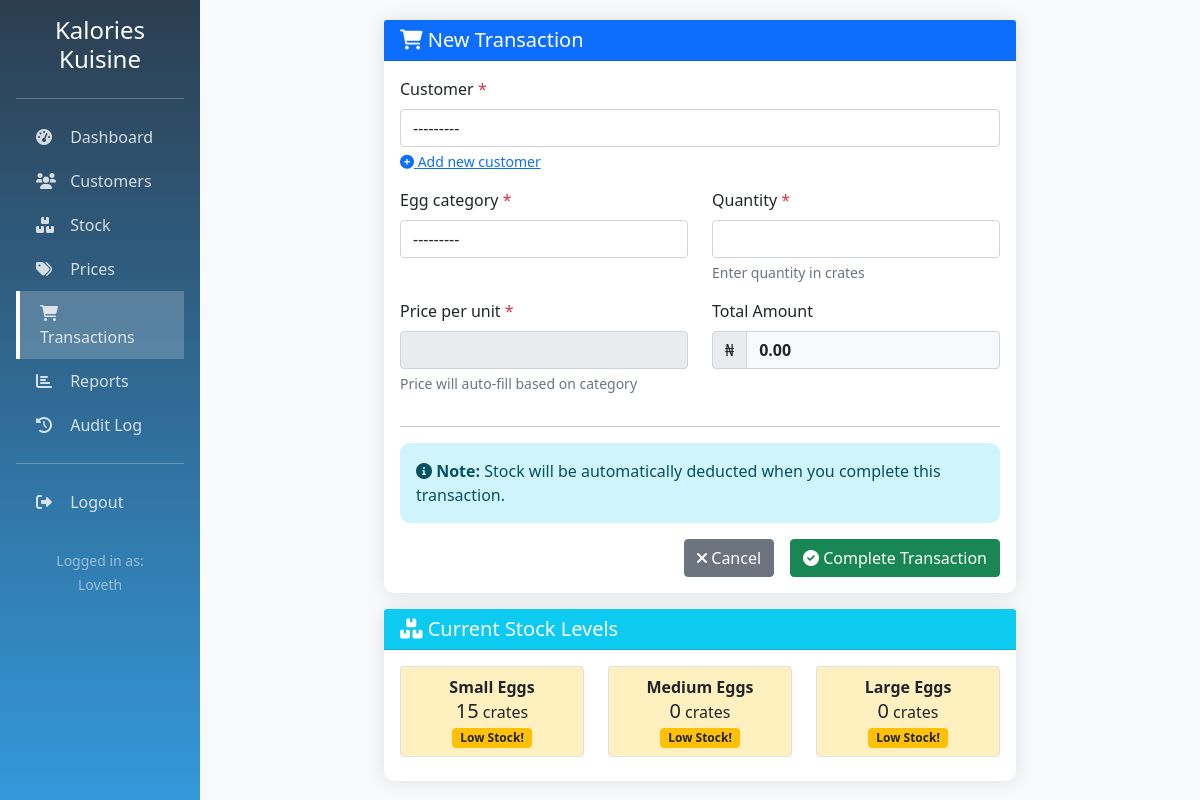
The app's page /transactions/new/ (signed in) with its own data.
### core/models.py (models this page shows, shortened)
class Stock(models.Model):
    CATEGORY_CHOICES = [
        ('SMALL', 'Small Eggs'),
        ('MEDIUM', 'Medium Eggs'),
        ('LARGE', 'Large Eggs'),
    ]
    category = models.CharField(max_length=10, choices=CATEGORY_CHOICES, unique=True)
    quantity = models.PositiveIntegerField(default=0, validators=[MinValueValidator(0)])
    last_updated = models.DateTimeField(auto_now=True)
    low_stock_threshold = models.PositiveIntegerField(default=50, help_text="Alert when stock below this")
    def is_low_stock(self):
        return self.quantity < self.low_stock_threshold

### core/views.py (the view)
# urls.py: path('transactions/new/', views.create_transaction, name='create_transaction'),
@login_required
def create_transaction(request):
    stocks = Stock.objects.all()
    if request.method == 'POST':
        form = TransactionForm(request.POST)
        if form.is_valid():
            transaction = form.save(commit=False)
            transaction.recorded_by = request.user
            transaction.save()
            messages.success(request, 'Transaction completed successfully!')
            return redirect('transaction_list')
        else:
            for field, errors in form.errors.items():
                for error in errors:
                    messages.error(request, f"{field}: {error}")
    else:
        form = TransactionForm()
    return render(request, 'core/transaction_form.html', {
        'form': form,
        'stocks': stocks
    })

### core/forms.py (shortened to what this page needs)
class TransactionForm(forms.ModelForm):
    class Meta:
        model = Transaction
        fields = ['customer', 'egg_category', 'quantity', 'price_per_unit']
        widgets = {
            'customer': forms.Select(attrs={'class': 'form-control'}),
            'egg_category': forms.Select(attrs={'class': 'form-control', 'id': 'egg_category'}),
            'quantity': forms.NumberInput(attrs={'class': 'form-control', 'min': '1', 'id': 'quantity'}),
            'price_per_unit': forms.NumberInput(attrs={'class': 'form-control', 'readonly': 'readonly', 'id': 'price_per_unit'}),
        }
    def __init__(self, *args, **kwargs):
        super().__init__(*args, **kwargs)
        self.fields['price_per_unit'].widget.attrs['readonly'] = True

### core/models.py (called while the page is built)
    def __str__(self):
        return f"{self.full_name} ({self.nickname})"

### templates/core/transaction_form.html (shortened to what this page needs)
{% extends 'base.html' %}
{% block content %}
<div class="row justify-content-center">
    <div class="col-md-8">
        <div class="card">
            <div class="card-header bg-primary text-white">
                <h5 class="mb-0"><i class="fas fa-shopping-cart"></i> New Transaction</h5>
            </div>
            <div class="card-body">
                <form method="post" id="transactionForm">
                    <div class="row">
                        <div class="col-md-12 mb-3">
                            <label for="{{ form.customer.id_for_label }}" class="form-label">
                                {{ form.customer.label }} <span class="text-danger">*</span>
                            </label>
                            {{ form.customer }}
                            <div class="form-text">
                                <a href="{% url 'customer_create' %}" target="_blank" class="text-primary">
                                    <i class="fas fa-plus-circle"></i> Add new customer
                                </a>
                            </div>
                        </div>
                    </div>
                    <div class="row">
                        <div class="col-md-6 mb-3">
                            <label for="{{ form.egg_category.id_for_label }}" class="form-label">
                                {{ form.egg_category.label }} <span class="text-danger">*</span>
                            </label>
                            {{ form.egg_category }}
                        </div>
                        <div class="col-md-6 mb-3">
                            <label for="{{ form.quantity.id_for_label }}" class="form-label">
                                {{ form.quantity.label }} <span class="text-danger">*</span>
                            </label>
                            {{ form.quantity }}
                            <div class="form-text">Enter quantity in crates</div>
                        </div>
                    </div>
                    <div class="row">
                        <div class="col-md-6 mb-3">
                            <label for="{{ form.price_per_unit.id_for_label }}" class="form-label">
                                {{ form.price_per_unit.label }} <span class="text-danger">*</span>
                            </label>
                            {{ form.price_per_unit }}
                            <div class="form-text">Price will auto-fill based on category</div>
                        </div>
                        <div class="col-md-6 mb-3">
                            <label class="form-label">Total Amount</label>
                            <div class="input-group">
                                <span class="input-group-text">₦</span>
                                <div class="form-control bg-light fw-bold" id="total_display">0.00</div>
                            </div>
                        </div>
                    </div>
                    <hr>
                    <div class="alert alert-info">
                        <i class="fas fa-info-circle"></i>
                        <strong>Note:</strong> Stock will be automatically deducted when you complete this transaction.
                    </div>
                    <div class="d-grid gap-2 d-md-flex justify-content-md-end">
                        <a href="{% url 'transaction_list' %}" class="btn btn-secondary me-md-2">
                            <i class="fas fa-times"></i> Cancel
                        </a>
                        <button type="submit" class="btn btn-success">
                            <i class="fas fa-check-circle"></i> Complete Transaction
                        </button>
                    </div>
                </form>
            </div>
        </div>
        <div class="card mt-3">
            <div class="card-header bg-info text-white">
                <h5 class="mb-0"><i class="fas fa-boxes"></i> Current Stock Levels</h5>
            </div>
            <div class="card-body">
                <div class="row text-center">
                    {% for stock in stocks %}
                    <div class="col-md-4 mb-2">
                        <div class="p-2 border rounded {% if stock.is_low_stock %}bg-warning bg-opacity-25{% endif %}">
                            <strong>{{ stock.get_category_display }}</strong><br>
                            <span class="h5">{{ stock.quantity }}</span> crates
                            {% if stock.is_low_stock %}
                            <br><span class="badge bg-warning text-dark">Low Stock!</span>
                            {% endif %}
                        </div>
                    </div>
                    {% empty %}
                    <div class="col-12">
                        <p class="text-muted mb-0">No stock information available</p>
                    </div>
                    {% endfor %}
                </div>
            </div>
        </div>
    </div>
</div>
{% endblock %}

### templates/base.html (shortened to what this page needs)
<!DOCTYPE html>
<html lang="en">
<head>
    <link href="https://cdn.jsdelivr.net/npm/bootstrap@5.1.3/dist/css/bootstrap.min.css" rel="stylesheet">
    <link rel="stylesheet" href="https://cdnjs.cloudflare.com/ajax/libs/font-awesome/6.0.0/css/all.min.css">
</head>
<body>
    {% if user.is_authenticated %}
    <div class="container-fluid">
        <div class="row">
            <div class="col-md-2 p-0 sidebar">
                <div class="p-3">
                    <h4 class="text-center mb-4">Kalories Kuisine</h4>
                    <hr class="bg-white">
                    <a href="{% url 'dashboard' %}" class="{% if request.resolver_match.url_name == 'dashboard' %}active{% endif %}">
                        <i class="fas fa-tachometer-alt"></i> Dashboard
                    </a>
                    <a href="{% url 'customer_list' %}" class="{% if 'customer' in request.path %}active{% endif %}">
                        <i class="fas fa-users"></i> Customers
                    </a>
                    <a href="{% url 'stock_list' %}" class="{% if 'stock' in request.path %}active{% endif %}">
                        <i class="fas fa-boxes"></i> Stock
                    </a>
                    <a href="{% url 'price_list' %}" class="{% if 'price' in request.path %}active{% endif %}">
                        <i class="fas fa-tags"></i> Prices
                    </a>
                    <a href="{% url 'transaction_list' %}" class="{% if 'transaction' in request.path %}active{% endif %}">
                        <i class="fas fa-shopping-cart"></i> Transactions
                    </a>
                    <a href="{% url 'reports' %}" class="{% if 'reports' in request.path %}active{% endif %}">
                        <i class="fas fa-chart-bar"></i> Reports
                    </a>
                    <a href="{% url 'audit_log' %}" class="{% if 'audit-log' in request.path %}active{% endif %}">
                        <i class="fas fa-history"></i> Audit Log
                    </a>
                    <hr class="bg-white">
                    <a href="{% url 'logout' %}">
                        <i class="fas fa-sign-out-alt"></i> Logout
                    </a>
                    <div class="mt-4 text-center text-white-50">
                        <small>Logged in as:<br>{{ user.username }}</small>
                    </div>
                </div>
            </div>
            <div class="col-md-10 main-content">
                {% block content %}{% endblock %}
            </div>
        </div>
    </div>
    {% else %}
        <div class="container">
            {% block auth_content %}{% endblock %}
        </div>
    {% endif %}
</body>
</html>

### templates/base.html (style rules this page uses)
body { background-color: #f8f9fa; }
.sidebar { min-height: 100vh; background: linear-gradient(180deg, #2c3e50 0%, #3498db 100%); color: white; }
.sidebar a { color: rgba(255,255,255,.8); text-decoration: none; padding: 10px 20px; display: block; transition: all 0.3s; }
.sidebar a.active { background: rgba(255,255,255,.2); border-left: 4px solid #fff; }
.sidebar i { margin-right: 10px; width: 20px; }
.main-content { padding: 20px; }
.card { border: none; border-radius: 10px; box-shadow: 0 0 20px rgba(0,0,0,.1); transition: transform 0.3s; }
.alert { border-radius: 10px; border: none; }

### records on screen
Stock: category "Small Eggs", quantity "15", low_stock_threshold "Low Stock!"
Stock: category "Medium Eggs", quantity "0", low_stock_threshold "Low Stock!"
Stock: category "Large Eggs", quantity "0", low_stock_threshold "Low Stock!"

### other values on screen
{{ user.username }} "Loveth"
